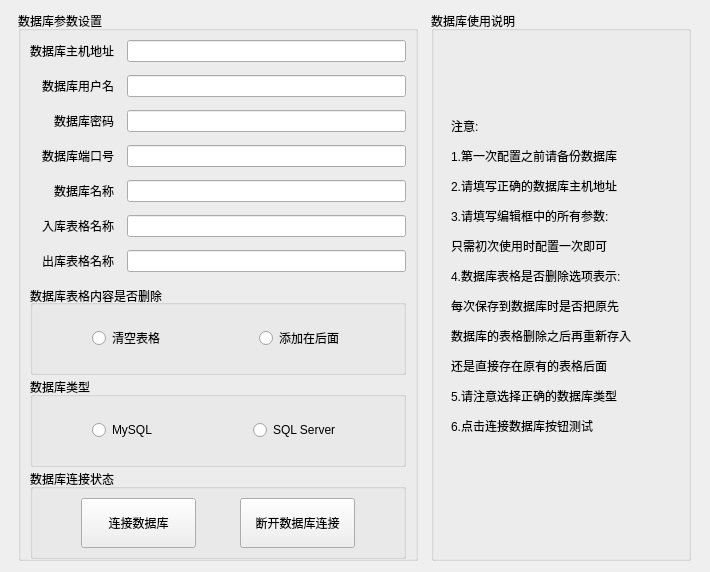
<?xml version="1.0" encoding="UTF-8"?>
<ui version="4.0">
 <class>DatabaseSetting</class>
 <widget class="QWidget" name="DatabaseSetting">
  <property name="geometry">
   <rect>
    <x>0</x>
    <y>0</y>
    <width>710</width>
    <height>572</height>
   </rect>
  </property>
  <property name="minimumSize">
   <size>
    <width>710</width>
    <height>572</height>
   </size>
  </property>
  <property name="maximumSize">
   <size>
    <width>710</width>
    <height>572</height>
   </size>
  </property>
  <property name="windowTitle">
   <string/>
  </property>
  <layout class="QGridLayout" name="gridLayout_5">
   <item row="0" column="0">
    <widget class="QGroupBox" name="groupBox">
     <property name="minimumSize">
      <size>
       <width>400</width>
       <height>550</height>
      </size>
     </property>
     <property name="maximumSize">
      <size>
       <width>400</width>
       <height>550</height>
      </size>
     </property>
     <property name="title">
      <string>数据库参数设置</string>
     </property>
     <layout class="QGridLayout" name="gridLayout">
      <property name="spacing">
       <number>13</number>
      </property>
      <item row="4" column="0">
       <widget class="QLabel" name="label_5">
        <property name="text">
         <string>数据库名称</string>
        </property>
        <property name="alignment">
         <set>Qt::AlignRight|Qt::AlignTrailing|Qt::AlignVCenter</set>
        </property>
       </widget>
      </item>
      <item row="4" column="1">
       <widget class="QLineEdit" name="lineEdit_dataname"/>
      </item>
      <item row="5" column="0">
       <widget class="QLabel" name="label_6">
        <property name="text">
         <string>入库表格名称</string>
        </property>
        <property name="alignment">
         <set>Qt::AlignRight|Qt::AlignTrailing|Qt::AlignVCenter</set>
        </property>
       </widget>
      </item>
      <item row="0" column="0">
       <widget class="QLabel" name="label">
        <property name="text">
         <string>数据库主机地址</string>
        </property>
        <property name="alignment">
         <set>Qt::AlignRight|Qt::AlignTrailing|Qt::AlignVCenter</set>
        </property>
       </widget>
      </item>
      <item row="6" column="0">
       <widget class="QLabel" name="label_7">
        <property name="text">
         <string>出库表格名称</string>
        </property>
        <property name="alignment">
         <set>Qt::AlignRight|Qt::AlignTrailing|Qt::AlignVCenter</set>
        </property>
       </widget>
      </item>
      <item row="2" column="0">
       <widget class="QLabel" name="label_3">
        <property name="text">
         <string>数据库密码</string>
        </property>
        <property name="alignment">
         <set>Qt::AlignRight|Qt::AlignTrailing|Qt::AlignVCenter</set>
        </property>
       </widget>
      </item>
      <item row="5" column="1">
       <widget class="QLineEdit" name="lineEdit_Insheet"/>
      </item>
      <item row="1" column="0">
       <widget class="QLabel" name="label_2">
        <property name="text">
         <string>数据库用户名</string>
        </property>
        <property name="alignment">
         <set>Qt::AlignRight|Qt::AlignTrailing|Qt::AlignVCenter</set>
        </property>
       </widget>
      </item>
      <item row="1" column="1">
       <widget class="QLineEdit" name="lineEdit_user"/>
      </item>
      <item row="2" column="1">
       <widget class="QLineEdit" name="lineEdit_pswd">
        <property name="echoMode">
         <enum>QLineEdit::Password</enum>
        </property>
       </widget>
      </item>
      <item row="3" column="0">
       <widget class="QLabel" name="label_4">
        <property name="text">
         <string>数据库端口号</string>
        </property>
        <property name="alignment">
         <set>Qt::AlignRight|Qt::AlignTrailing|Qt::AlignVCenter</set>
        </property>
       </widget>
      </item>
      <item row="0" column="1">
       <widget class="QLineEdit" name="lineEdit_IP"/>
      </item>
      <item row="3" column="1">
       <widget class="QLineEdit" name="lineEdit_port"/>
      </item>
      <item row="6" column="1">
       <widget class="QLineEdit" name="lineEdit_outsheet"/>
      </item>
      <item row="8" column="0" colspan="2">
       <widget class="QGroupBox" name="groupBox_4">
        <property name="minimumSize">
         <size>
          <width>0</width>
          <height>90</height>
         </size>
        </property>
        <property name="title">
         <string>数据库类型</string>
        </property>
        <layout class="QGridLayout" name="gridLayout_2">
         <item row="0" column="4">
          <spacer name="horizontalSpacer_4">
           <property name="orientation">
            <enum>Qt::Horizontal</enum>
           </property>
           <property name="sizeType">
            <enum>QSizePolicy::Fixed</enum>
           </property>
           <property name="sizeHint" stdset="0">
            <size>
             <width>43</width>
             <height>20</height>
            </size>
           </property>
          </spacer>
         </item>
         <item row="0" column="1">
          <widget class="QRadioButton" name="radioButton_MySQL">
           <property name="text">
            <string>MySQL</string>
           </property>
          </widget>
         </item>
         <item row="0" column="3">
          <widget class="QRadioButton" name="radioButton_SQLServer">
           <property name="text">
            <string>SQL Server</string>
           </property>
          </widget>
         </item>
         <item row="0" column="0">
          <spacer name="horizontalSpacer_3">
           <property name="orientation">
            <enum>Qt::Horizontal</enum>
           </property>
           <property name="sizeType">
            <enum>QSizePolicy::Fixed</enum>
           </property>
           <property name="sizeHint" stdset="0">
            <size>
             <width>50</width>
             <height>20</height>
            </size>
           </property>
          </spacer>
         </item>
         <item row="0" column="2">
          <spacer name="horizontalSpacer_6">
           <property name="orientation">
            <enum>Qt::Horizontal</enum>
           </property>
           <property name="sizeType">
            <enum>QSizePolicy::Fixed</enum>
           </property>
           <property name="sizeHint" stdset="0">
            <size>
             <width>57</width>
             <height>20</height>
            </size>
           </property>
          </spacer>
         </item>
        </layout>
       </widget>
      </item>
      <item row="7" column="0" colspan="2">
       <widget class="QGroupBox" name="groupBox_3">
        <property name="minimumSize">
         <size>
          <width>0</width>
          <height>90</height>
         </size>
        </property>
        <property name="title">
         <string>数据库表格内容是否删除</string>
        </property>
        <property name="alignment">
         <set>Qt::AlignLeading|Qt::AlignLeft|Qt::AlignVCenter</set>
        </property>
        <layout class="QGridLayout" name="gridLayout_3">
         <property name="horizontalSpacing">
          <number>7</number>
         </property>
         <item row="0" column="3">
          <widget class="QRadioButton" name="radioButton_add">
           <property name="text">
            <string>添加在后面</string>
           </property>
          </widget>
         </item>
         <item row="0" column="1">
          <widget class="QRadioButton" name="radioButton_clear">
           <property name="text">
            <string>清空表格</string>
           </property>
          </widget>
         </item>
         <item row="0" column="4">
          <spacer name="horizontalSpacer_2">
           <property name="orientation">
            <enum>Qt::Horizontal</enum>
           </property>
           <property name="sizeType">
            <enum>QSizePolicy::Fixed</enum>
           </property>
           <property name="sizeHint" stdset="0">
            <size>
             <width>50</width>
             <height>20</height>
            </size>
           </property>
          </spacer>
         </item>
         <item row="0" column="0">
          <spacer name="horizontalSpacer">
           <property name="orientation">
            <enum>Qt::Horizontal</enum>
           </property>
           <property name="sizeType">
            <enum>QSizePolicy::Fixed</enum>
           </property>
           <property name="sizeHint" stdset="0">
            <size>
             <width>50</width>
             <height>20</height>
            </size>
           </property>
          </spacer>
         </item>
         <item row="0" column="2">
          <spacer name="horizontalSpacer_5">
           <property name="orientation">
            <enum>Qt::Horizontal</enum>
           </property>
           <property name="sizeHint" stdset="0">
            <size>
             <width>40</width>
             <height>20</height>
            </size>
           </property>
          </spacer>
         </item>
        </layout>
       </widget>
      </item>
      <item row="9" column="0" colspan="2">
       <widget class="QGroupBox" name="groupBox_5">
        <property name="minimumSize">
         <size>
          <width>0</width>
          <height>90</height>
         </size>
        </property>
        <property name="title">
         <string>数据库连接状态</string>
        </property>
        <layout class="QGridLayout" name="gridLayout_4">
         <item row="0" column="3">
          <widget class="QPushButton" name="pushButton_breaklink">
           <property name="minimumSize">
            <size>
             <width>115</width>
             <height>50</height>
            </size>
           </property>
           <property name="maximumSize">
            <size>
             <width>115</width>
             <height>16777215</height>
            </size>
           </property>
           <property name="text">
            <string>断开数据库连接</string>
           </property>
          </widget>
         </item>
         <item row="0" column="1">
          <widget class="QPushButton" name="pushButton_connect">
           <property name="minimumSize">
            <size>
             <width>115</width>
             <height>50</height>
            </size>
           </property>
           <property name="maximumSize">
            <size>
             <width>115</width>
             <height>16777215</height>
            </size>
           </property>
           <property name="text">
            <string>连接数据库</string>
           </property>
          </widget>
         </item>
         <item row="0" column="2">
          <spacer name="horizontalSpacer_7">
           <property name="orientation">
            <enum>Qt::Horizontal</enum>
           </property>
           <property name="sizeHint" stdset="0">
            <size>
             <width>40</width>
             <height>20</height>
            </size>
           </property>
          </spacer>
         </item>
         <item row="0" column="0">
          <spacer name="horizontalSpacer_8">
           <property name="orientation">
            <enum>Qt::Horizontal</enum>
           </property>
           <property name="sizeHint" stdset="0">
            <size>
             <width>40</width>
             <height>20</height>
            </size>
           </property>
          </spacer>
         </item>
         <item row="0" column="4">
          <spacer name="horizontalSpacer_9">
           <property name="orientation">
            <enum>Qt::Horizontal</enum>
           </property>
           <property name="sizeHint" stdset="0">
            <size>
             <width>40</width>
             <height>20</height>
            </size>
           </property>
          </spacer>
         </item>
        </layout>
       </widget>
      </item>
     </layout>
    </widget>
   </item>
   <item row="0" column="1">
    <widget class="QGroupBox" name="groupBox_2">
     <property name="minimumSize">
      <size>
       <width>260</width>
       <height>550</height>
      </size>
     </property>
     <property name="maximumSize">
      <size>
       <width>260</width>
       <height>550</height>
      </size>
     </property>
     <property name="title">
      <string>数据库使用说明</string>
     </property>
     <widget class="QLabel" name="Introduction">
      <property name="geometry">
       <rect>
        <x>20</x>
        <y>40</y>
        <width>240</width>
        <height>450</height>
       </rect>
      </property>
      <property name="minimumSize">
       <size>
        <width>240</width>
        <height>450</height>
       </size>
      </property>
      <property name="maximumSize">
       <size>
        <width>240</width>
        <height>450</height>
       </size>
      </property>
      <property name="styleSheet">
       <string notr="true"/>
      </property>
      <property name="text">
       <string>&lt;html&gt;&lt;head/&gt;&lt;body&gt;&lt;p&gt;&lt;span style=&quot; color:#000000;&quot;&gt;注意:&lt;/span&gt;&lt;/p&gt;&lt;p&gt;&lt;span style=&quot; color:#000000;&quot;&gt;1.第一次配置之前请备份数据库&lt;/span&gt;&lt;/p&gt;&lt;p&gt;&lt;span style=&quot; color:#000000;&quot;&gt;2.请填写正确的数据库主机地址&lt;/span&gt;&lt;/p&gt;&lt;p&gt;&lt;span style=&quot; color:#000000;&quot;&gt;3.请填写编辑框中的所有参数:&lt;/span&gt;&lt;/p&gt;&lt;p&gt;&lt;span style=&quot; color:#000000;&quot;&gt;只需初次使用时配置一次即可&lt;/span&gt;&lt;/p&gt;&lt;p&gt;&lt;span style=&quot; font-family:'Courier New'; color:#000000;&quot;&gt;4.数据库表格是否删除选项表示:&lt;/span&gt;&lt;/p&gt;&lt;p&gt;&lt;span style=&quot; font-family:'Courier New'; color:#000000;&quot;&gt;每次保存到数据库时是否把原先&lt;/span&gt;&lt;/p&gt;&lt;p&gt;&lt;span style=&quot; font-family:'Courier New'; color:#000000;&quot;&gt;数据库的表格删除之后再重新存入&lt;/span&gt;&lt;/p&gt;&lt;p&gt;&lt;span style=&quot; font-family:'Courier New'; color:#000000;&quot;&gt;还是直接存在原有的表格后面&lt;/span&gt;&lt;/p&gt;&lt;p&gt;&lt;span style=&quot; font-family:'Courier New'; color:#000000;&quot;&gt;5.请注意选择正确的数据库类型&lt;/span&gt;&lt;/p&gt;&lt;p&gt;&lt;span style=&quot; font-family:'Courier New'; color:#000000;&quot;&gt;6.点击连接数据库按钮测试&lt;/span&gt;&lt;/p&gt;&lt;/body&gt;&lt;/html&gt;</string>
      </property>
      <property name="textFormat">
       <enum>Qt::AutoText</enum>
      </property>
     </widget>
    </widget>
   </item>
  </layout>
 </widget>
 <resources/>
 <connections/>
</ui>
